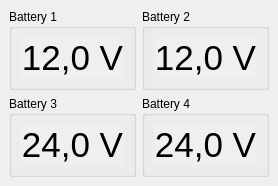
     <widget class="QDockWidget" name="dockWidget_2" >
      <property name="allowedAreas" >
       <set>Qt::RightDockWidgetArea</set>
      </property>
      <property name="windowTitle" >
       <string>Power</string>
      </property>
      <widget class="QWidget" name="dockWidgetContents_6" >
       <layout class="QGridLayout" name="gridLayout_7" >
        <item row="0" column="0" >
         <widget class="QGroupBox" name="groupBoxBattery1" >
          <property name="autoFillBackground" >
           <bool>true</bool>
          </property>
          <property name="title" >
           <string>Battery 1</string>
          </property>
          <layout class="QGridLayout" name="gridLayout_8" >
           <item row="0" column="0" >
            <widget class="QLabel" name="lblBatteryPower1" >
             <property name="font" >
              <font>
               <pointsize>26</pointsize>
               <weight>50</weight>
               <bold>false</bold>
              </font>
             </property>
             <property name="autoFillBackground" >
              <bool>true</bool>
             </property>
             <property name="frameShape" >
              <enum>QFrame::NoFrame</enum>
             </property>
             <property name="frameShadow" >
              <enum>QFrame::Raised</enum>
             </property>
             <property name="text" >
              <string>12,0 V</string>
             </property>
             <property name="alignment" >
              <set>Qt::AlignCenter</set>
             </property>
            </widget>
           </item>
          </layout>
         </widget>
        </item>
        <item row="0" column="1" >
         <widget class="QGroupBox" name="groupBoxBattery2" >
          <property name="autoFillBackground" >
           <bool>true</bool>
          </property>
          <property name="title" >
           <string>Battery 2</string>
          </property>
          <layout class="QGridLayout" name="gridLayout" >
           <item row="0" column="0" >
            <widget class="QLabel" name="lblBatteryPower2" >
             <property name="font" >
              <font>
               <pointsize>26</pointsize>
               <weight>50</weight>
               <bold>false</bold>
              </font>
             </property>
             <property name="autoFillBackground" >
              <bool>true</bool>
             </property>
             <property name="frameShape" >
              <enum>QFrame::NoFrame</enum>
             </property>
             <property name="frameShadow" >
              <enum>QFrame::Raised</enum>
             </property>
             <property name="text" >
              <string>12,0 V</string>
             </property>
             <property name="alignment" >
              <set>Qt::AlignCenter</set>
             </property>
            </widget>
           </item>
          </layout>
         </widget>
        </item>
        <item row="1" column="0" >
         <widget class="QGroupBox" name="groupBoxBattery3" >
          <property name="autoFillBackground" >
           <bool>true</bool>
          </property>
          <property name="title" >
           <string>Battery 3</string>
          </property>
          <layout class="QGridLayout" name="gridLayout_9" >
           <item row="0" column="0" >
            <widget class="QLabel" name="lblBatteryPower3" >
             <property name="font" >
              <font>
               <pointsize>26</pointsize>
               <weight>50</weight>
               <bold>false</bold>
              </font>
             </property>
             <property name="autoFillBackground" >
              <bool>true</bool>
             </property>
             <property name="frameShape" >
              <enum>QFrame::NoFrame</enum>
             </property>
             <property name="frameShadow" >
              <enum>QFrame::Raised</enum>
             </property>
             <property name="text" >
              <string>24,0 V</string>
             </property>
             <property name="alignment" >
              <set>Qt::AlignCenter</set>
             </property>
            </widget>
           </item>
          </layout>
         </widget>
        </item>
        <item row="1" column="1" >
         <widget class="QGroupBox" name="groupBoxBattery4" >
          <property name="autoFillBackground" >
           <bool>true</bool>
          </property>
          <property name="title" >
           <string>Battery 4</string>
          </property>
          <layout class="QGridLayout" name="gridLayout_10" >
           <item row="0" column="0" >
            <widget class="QLabel" name="lblBatteryPower4" >
             <property name="font" >
              <font>
               <pointsize>26</pointsize>
               <weight>50</weight>
               <bold>false</bold>
              </font>
             </property>
             <property name="autoFillBackground" >
              <bool>true</bool>
             </property>
             <property name="frameShape" >
              <enum>QFrame::NoFrame</enum>
             </property>
             <property name="frameShadow" >
              <enum>QFrame::Raised</enum>
             </property>
             <property name="text" >
              <string>24,0 V</string>
             </property>
             <property name="alignment" >
              <set>Qt::AlignCenter</set>
             </property>
            </widget>
           </item>
          </layout>
         </widget>
        </item>
       </layout>
      </widget>
     </widget>
